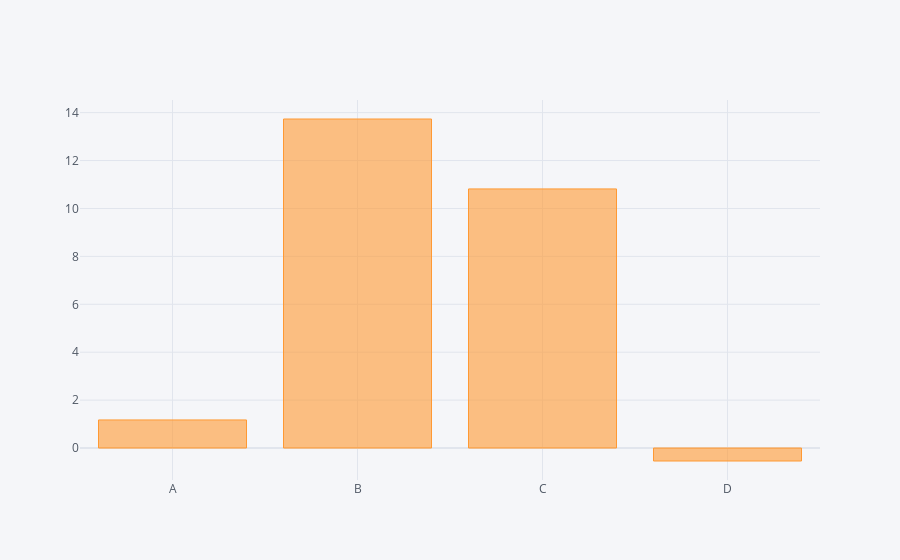

Notebook code cell kept with this figure:
### Code cell
df.sum().iplot(kind='bar')

### Figure 1 — Plotly figure (JSON) as saved in the notebook; plotly's stock layout.template omitted (floating-point values rounded to 4 significant figures)
{"data": [{"marker": {"color": "rgba(255, 153, 51, 0.6)", "line": {"color": "rgba(255, 153, 51, 1.0)", "width": 1}}, "name": "None", "orientation": "v", "text": "", "type": "bar", "x": ["A", "B", "C", "D"], "y": [1.172, 13.74, 10.82, -0.5419]}], "layout": {"legend": {"bgcolor": "#F5F6F9", "font": {"color": "#4D5663"}}, "paper_bgcolor": "#F5F6F9", "plot_bgcolor": "#F5F6F9", "title": {"font": {"color": "#4D5663"}}, "xaxis": {"gridcolor": "#E1E5ED", "showgrid": true, "tickfont": {"color": "#4D5663"}, "title": {"font": {"color": "#4D5663"}, "text": ""}, "zerolinecolor": "#E1E5ED"}, "yaxis": {"gridcolor": "#E1E5ED", "showgrid": true, "tickfont": {"color": "#4D5663"}, "title": {"font": {"color": "#4D5663"}, "text": ""}, "zerolinecolor": "#E1E5ED"}}}
